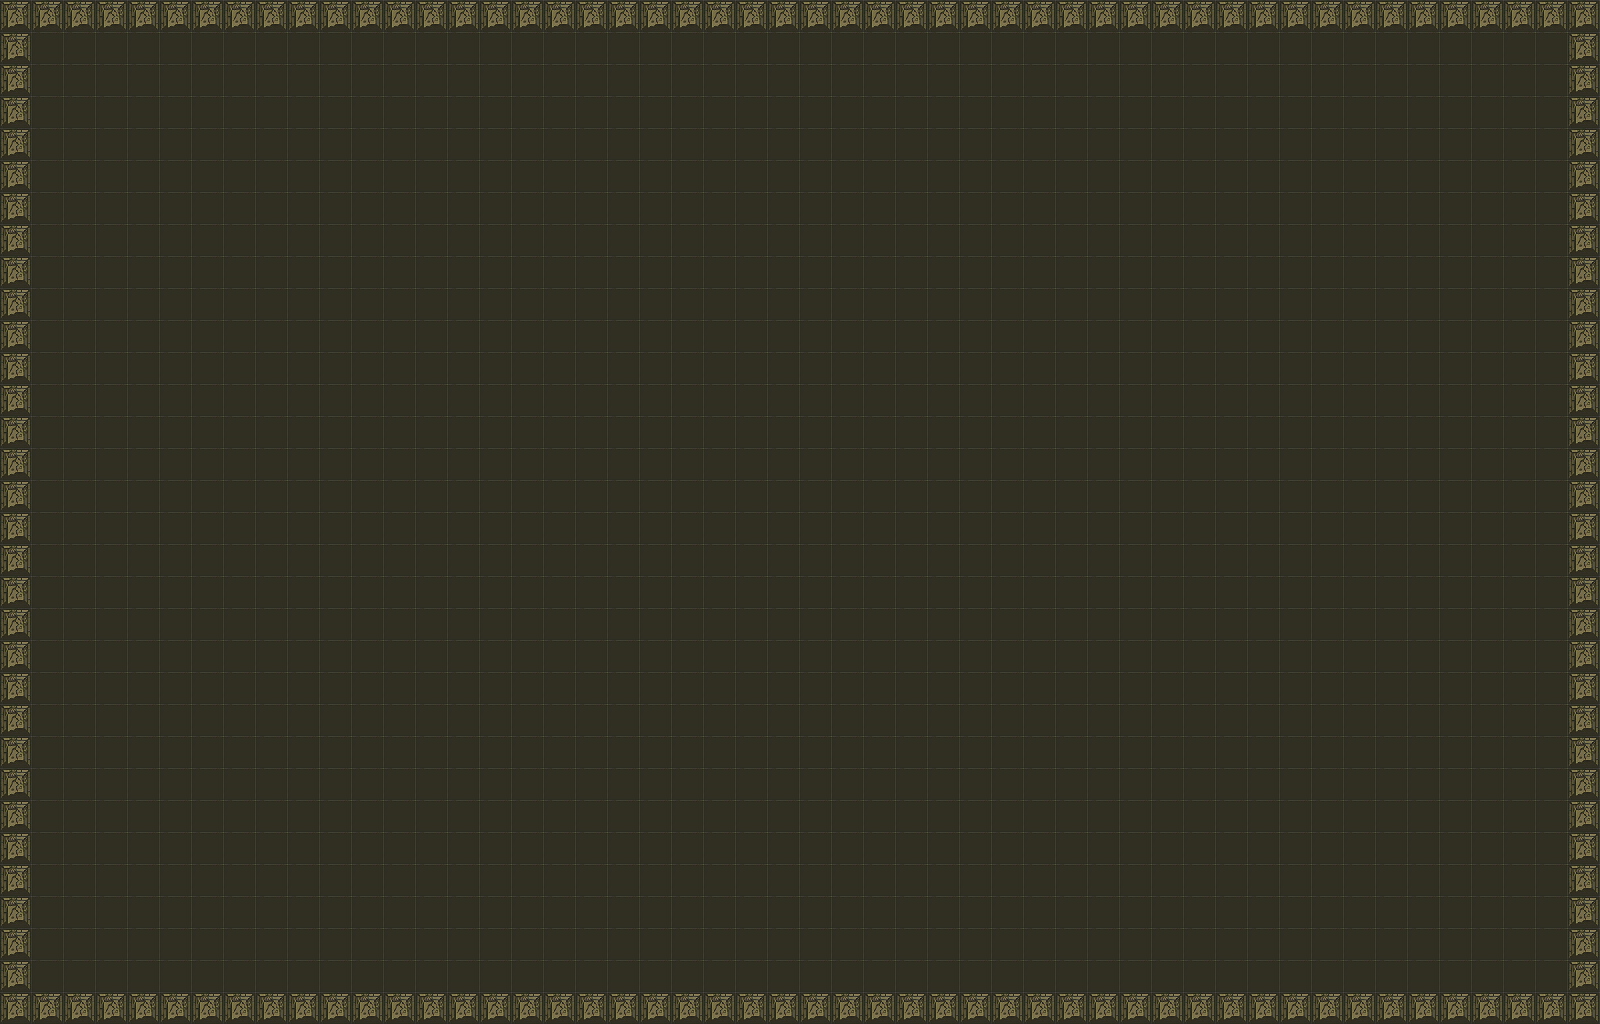

This game map was drawn from its Tiled (.tmx) file and the tilesets committed beside it. A one-line description and the full map source follow:
An orthogonal 50x32 tile map with 32x32 px tiles, 1 tile layer (Tile Layer 1), 2 tilesets.

<map version="1.2" tiledversion="1.2.0" orientation="orthogonal" renderorder="left-down" width="50" height="32" tilewidth="32" tileheight="32" infinite="0" nextlayerid="2" nextobjectid="1">
 <tileset firstgid="1" name="tilemap" tilewidth="32" tileheight="32" tilecount="270" columns="30">
  <image source="tile_map.png" width="960" height="319" />
 </tileset>
 <tileset firstgid="271" name="tile_map2" tilewidth="32" tileheight="32" tilecount="75" columns="15">
  <image source="tile_map2.png" width="480" height="160" />
 </tileset>
 <layer id="1" name="Tile Layer 1" width="50" height="32">
  <data encoding="csv">
332,332,332,332,332,332,332,332,332,332,332,332,332,332,332,332,332,332,332,332,332,332,332,332,332,332,332,332,332,332,332,332,332,332,332,332,332,332,332,332,332,332,332,332,332,332,332,332,332,332,
332,333,333,333,333,333,333,333,333,333,333,333,333,333,333,333,333,333,333,333,333,333,333,333,333,333,333,333,333,333,333,333,333,333,333,333,333,333,333,333,333,333,333,333,333,333,333,333,333,332,
332,333,333,333,333,333,333,333,333,333,333,333,333,333,333,333,333,333,333,333,333,333,333,333,333,333,333,333,333,333,333,333,333,333,333,333,333,333,333,333,333,333,333,333,333,333,333,333,333,332,
332,333,333,333,333,333,333,333,333,333,333,333,333,333,333,333,333,333,333,333,333,333,333,333,333,333,333,333,333,333,333,333,333,333,333,333,333,333,333,333,333,333,333,333,333,333,333,333,333,332,
332,333,333,333,333,333,333,333,333,333,333,333,333,333,333,333,333,333,333,333,333,333,333,333,333,333,333,333,333,333,333,333,333,333,333,333,333,333,333,333,333,333,333,333,333,333,333,333,333,332,
332,333,333,333,333,333,333,333,333,333,333,333,333,333,333,333,333,333,333,333,333,333,333,333,333,333,333,333,333,333,333,333,333,333,333,333,333,333,333,333,333,333,333,333,333,333,333,333,333,332,
332,333,333,333,333,333,333,333,333,333,333,333,333,333,333,333,333,333,333,333,333,333,333,333,333,333,333,333,333,333,333,333,333,333,333,333,333,333,333,333,333,333,333,333,333,333,333,333,333,332,
332,333,333,333,333,333,333,333,333,333,333,333,333,333,333,333,333,333,333,333,333,333,333,333,333,333,333,333,333,333,333,333,333,333,333,333,333,333,333,333,333,333,333,333,333,333,333,333,333,332,
332,333,333,333,333,333,333,333,333,333,333,333,333,333,333,333,333,333,333,333,333,333,333,333,333,333,333,333,333,333,333,333,333,333,333,333,333,333,333,333,333,333,333,333,333,333,333,333,333,332,
332,333,333,333,333,333,333,333,333,333,333,333,333,333,333,333,333,333,333,333,333,333,333,333,333,333,333,333,333,333,333,333,333,333,333,333,333,333,333,333,333,333,333,333,333,333,333,333,333,332,
332,333,333,333,333,333,333,333,333,333,333,333,333,333,333,333,333,333,333,333,333,333,333,333,333,333,333,333,333,333,333,333,333,333,333,333,333,333,333,333,333,333,333,333,333,333,333,333,333,332,
332,333,333,333,333,333,333,333,333,333,333,333,333,333,333,333,333,333,333,333,333,333,333,333,333,333,333,333,333,333,333,333,333,333,333,333,333,333,333,333,333,333,333,333,333,333,333,333,333,332,
332,333,333,333,333,333,333,333,333,333,333,333,333,333,333,333,333,333,333,333,333,333,333,333,333,333,333,333,333,333,333,333,333,333,333,333,333,333,333,333,333,333,333,333,333,333,333,333,333,332,
332,333,333,333,333,333,333,333,333,333,333,333,333,333,333,333,333,333,333,333,333,333,333,333,333,333,333,333,333,333,333,333,333,333,333,333,333,333,333,333,333,333,333,333,333,333,333,333,333,332,
332,333,333,333,333,333,333,333,333,333,333,333,333,333,333,333,333,333,333,333,333,333,333,333,333,333,333,333,333,333,333,333,333,333,333,333,333,333,333,333,333,333,333,333,333,333,333,333,333,332,
332,333,333,333,333,333,333,333,333,333,333,333,333,333,333,333,333,333,333,333,333,333,333,333,333,333,333,333,333,333,333,333,333,333,333,333,333,333,333,333,333,333,333,333,333,333,333,333,333,332,
332,333,333,333,333,333,333,333,333,333,333,333,333,333,333,333,333,333,333,333,333,333,333,333,333,333,333,333,333,333,333,333,333,333,333,333,333,333,333,333,333,333,333,333,333,333,333,333,333,332,
332,333,333,333,333,333,333,333,333,333,333,333,333,333,333,333,333,333,333,333,333,333,333,333,333,333,333,333,333,333,333,333,333,333,333,333,333,333,333,333,333,333,333,333,333,333,333,333,333,332,
332,333,333,333,333,333,333,333,333,333,333,333,333,333,333,333,333,333,333,333,333,333,333,333,333,333,333,333,333,333,333,333,333,333,333,333,333,333,333,333,333,333,333,333,333,333,333,333,333,332,
332,333,333,333,333,333,333,333,333,333,333,333,333,333,333,333,333,333,333,333,333,333,333,333,333,333,333,333,333,333,333,333,333,333,333,333,333,333,333,333,333,333,333,333,333,333,333,333,333,332,
332,333,333,333,333,333,333,333,333,333,333,333,333,333,333,333,333,333,333,333,333,333,333,333,333,333,333,333,333,333,333,333,333,333,333,333,333,333,333,333,333,333,333,333,333,333,333,333,333,332,
332,333,333,333,333,333,333,333,333,333,333,333,333,333,333,333,333,333,333,333,333,333,333,333,333,333,333,333,333,333,333,333,333,333,333,333,333,333,333,333,333,333,333,333,333,333,333,333,333,332,
332,333,333,333,333,333,333,333,333,333,333,333,333,333,333,333,333,333,333,333,333,333,333,333,333,333,333,333,333,333,333,333,333,333,333,333,333,333,333,333,333,333,333,333,333,333,333,333,333,332,
332,333,333,333,333,333,333,333,333,333,333,333,333,333,333,333,333,333,333,333,333,333,333,333,333,333,333,333,333,333,333,333,333,333,333,333,333,333,333,333,333,333,333,333,333,333,333,333,333,332,
332,333,333,333,333,333,333,333,333,333,333,333,333,333,333,333,333,333,333,333,333,333,333,333,333,333,333,333,333,333,333,333,333,333,333,333,333,333,333,333,333,333,333,333,333,333,333,333,333,332,
332,333,333,333,333,333,333,333,333,333,333,333,333,333,333,333,333,333,333,333,333,333,333,333,333,333,333,333,333,333,333,333,333,333,333,333,333,333,333,333,333,333,333,333,333,333,333,333,333,332,
332,333,333,333,333,333,333,333,333,333,333,333,333,333,333,333,333,333,333,333,333,333,333,333,333,333,333,333,333,333,333,333,333,333,333,333,333,333,333,333,333,333,333,333,333,333,333,333,333,332,
332,333,333,333,333,333,333,333,333,333,333,333,333,333,333,333,333,333,333,333,333,333,333,333,333,333,333,333,333,333,333,333,333,333,333,333,333,333,333,333,333,333,333,333,333,333,333,333,333,332,
332,333,333,333,333,333,333,333,333,333,333,333,333,333,333,333,333,333,333,333,333,333,333,333,333,333,333,333,333,333,333,333,333,333,333,333,333,333,333,333,333,333,333,333,333,333,333,333,333,332,
332,333,333,333,333,333,333,333,333,333,333,333,333,333,333,333,333,333,333,333,333,333,333,333,333,333,333,333,333,333,333,333,333,333,333,333,333,333,333,333,333,333,333,333,333,333,333,333,333,332,
332,333,333,333,333,333,333,333,333,333,333,333,333,333,333,333,333,333,333,333,333,333,333,333,333,333,333,333,333,333,333,333,333,333,333,333,333,333,333,333,333,333,333,333,333,333,333,333,333,332,
332,332,332,332,332,332,332,332,332,332,332,332,332,332,332,332,332,332,332,332,332,332,332,332,332,332,332,332,332,332,332,332,332,332,332,332,332,332,332,332,332,332,332,332,332,332,332,332,332,332
</data>
 </layer>
</map>
